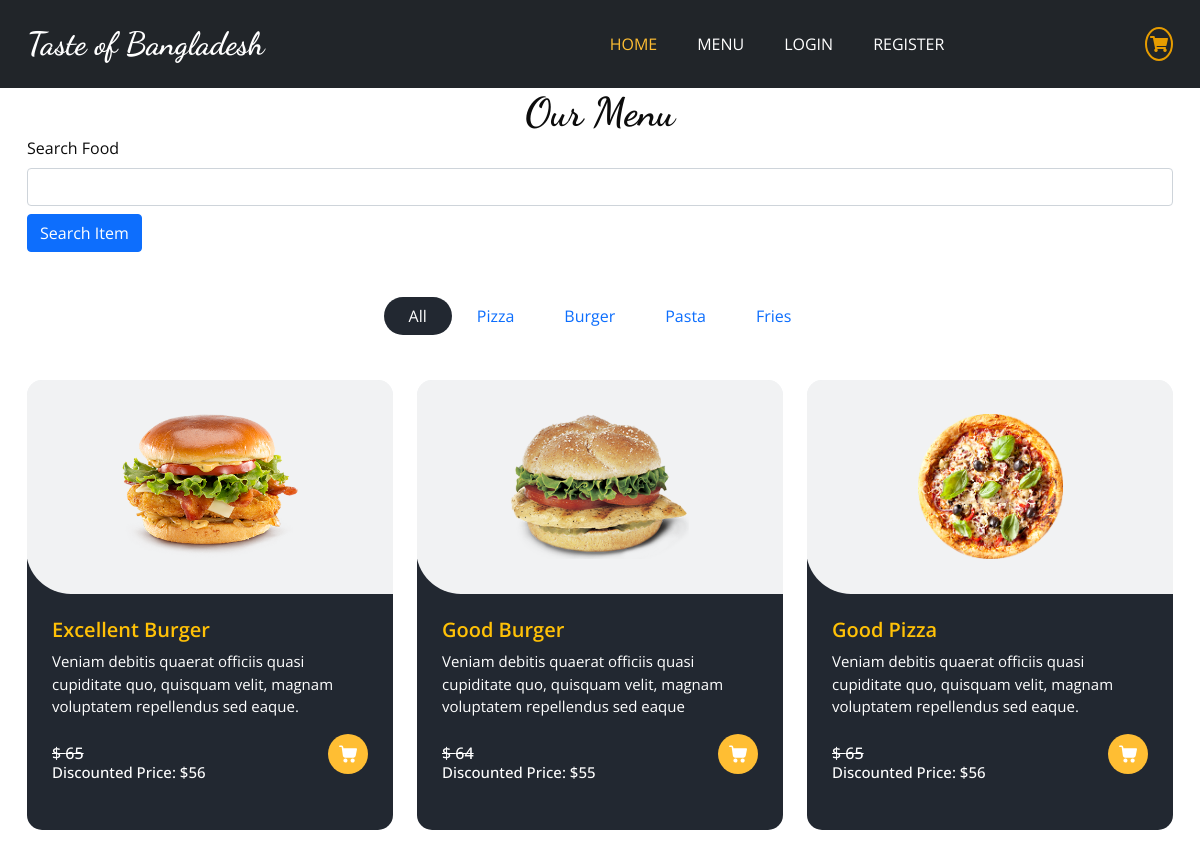
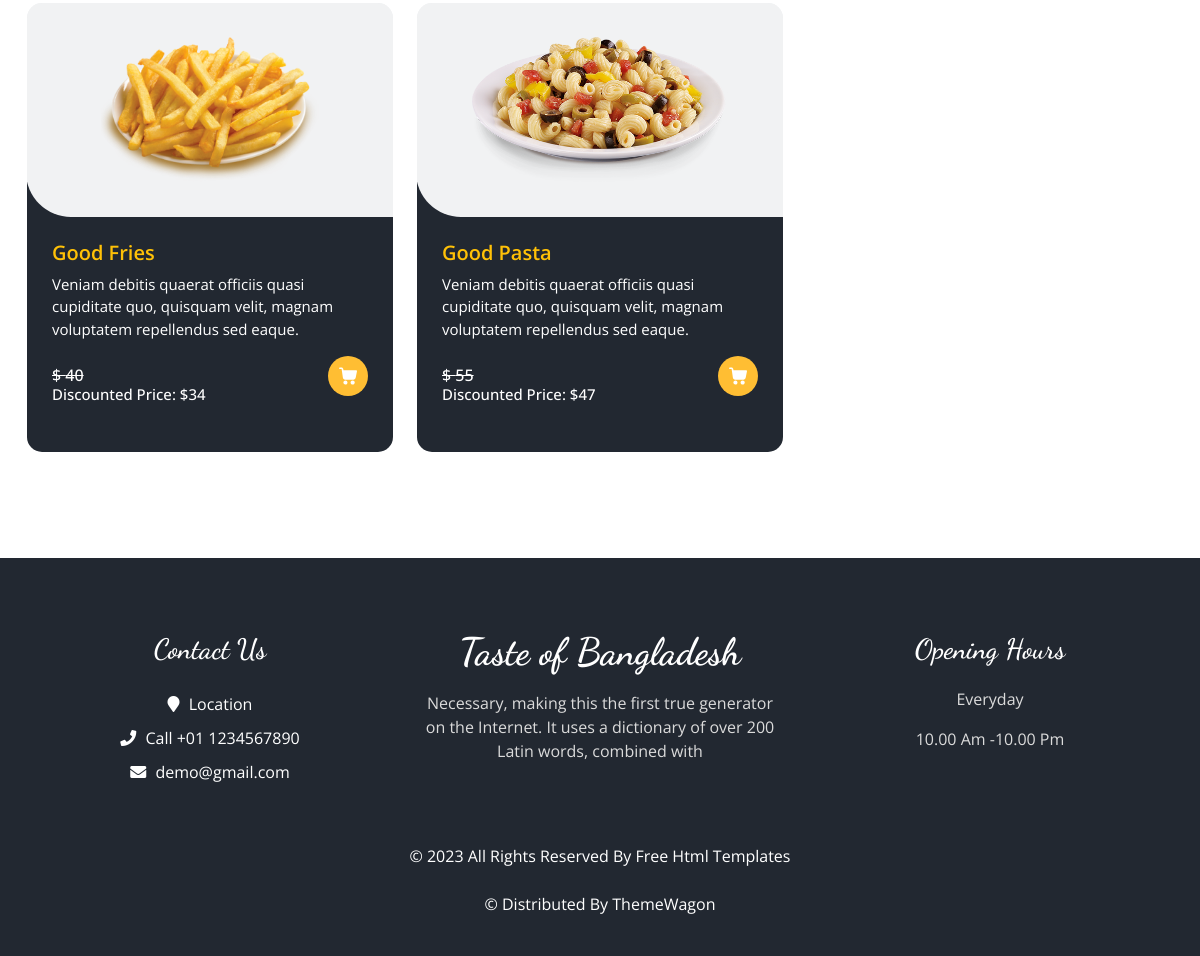
The page /store/discount/ on the database its author committed (2 pictures, top to bottom).
### category/models.py (models this page shows, shortened)
class Category(models.Model):
    category_name = models.CharField(max_length=50, unique=True)
    slug = models.SlugField(max_length=100, unique = True)
    description = models.TextField(max_length = 255, blank=True)
    food_image = models.ImageField(upload_to = 'photos/categories', blank=True)

### store/models.py (models this page shows, shortened)
class Product(models.Model):
    product_name = models.CharField(max_length = 100, unique=True)
    slug = models.SlugField(max_length=200, unique = True)
    description = models.TextField(max_length=500, blank=True)
    price = models.IntegerField()
    image = models.ImageField(upload_to='photos/food')
    stock = models.IntegerField()
    is_available = models.BooleanField(default = True)
    is_discount = models.BooleanField(default = False)
    category = models.ForeignKey(Category, on_delete=models.CASCADE)
    created_date = models.DateTimeField(auto_now_add=True)
    modified_date = models.DateTimeField(auto_now=True)

### store/views.py (the view, shortened to what this page needs)
# urls.py: path('', discount_store, name = 'discount_store'),
def discount_store(request, category_slug=None):
    searchItem = request.GET.get('searchItem')
    if category_slug:
        category = get_object_or_404(Category, slug = category_slug)
        products = Product.objects.filter(is_available=True, category=category, is_discount=True)  # Category wise products
    else:
        products = Product.objects.filter(is_available = True, is_discount=True)  # All products
    categories = Category.objects.all()
    context = {'foods': products, 'categories': categories}
    return render(request, 'store/discount_store.html', context)

### food_app/templates_tags/custom_filters.py (called while the page is built)
@register.filter
def apply_discount(price, discount_percentage):
    return math.ceil(price - (price * discount_percentage / 100))

### store/templates/store/discount_store.html (shortened to what this page needs)
{% extends 'base.html' %}
{% load custom_filters %}
{% load static %}
{% block body %}
  <section class="food_section layout_padding-bottom">
    <div class="container">
      <div class="heading_container heading_center">
        <h2>
          Our Menu
        </h2>
      </div>
      <form method="GET">
        <div class="mb-3">
            <label for="exampleInputEmail1" class="form-label">Search Food</label>
            <input type="text" class="form-control" name="searchItem">
            <button type="submit" class="btn btn-primary mt-2">Search Item</button>
    </form>
    <ul class="filters_menu">
      <a href="{% url 'discount_store' %}"><li class="active" data-filter="*">All</li></a>
      {% for i in categories %}
        <a href="{% url 'discount_products_by_category' category_slug=i.slug %}"><li data-filter=".{{i.slug}}">{{i.category_name}}</li></a>
      {% endfor %}
    </ul>
    <div class="filters-content">
        <div class="row grid">
	{% for item in foods %}
          <div class="col-sm-6 col-lg-4 all pizza">
            <div class="box">
              <div>
                <div class="img-box">
                  <img src="{{item.image.url}}" alt="">
                </div>
                <div class="detail-box">
                  <h5>
                    <a href="{% url 'discount_product_detail' item.category.slug  item.slug %}" class="text-warning  ">{{item.product_name}}</a>
                  </h5>
                  <p>
                    {{item.description}}
                  </p>
                  <div class="options">
                    <h6>
                      <s>$ {{item.price}} </s> <br>
                      <p>Discounted Price: ${{ item.price|apply_discount:15 }}</p>
                    </h6>
                    <a href="{% url 'discount_product_detail' item.category.slug  item.slug %}">
                    </a>
                  </div>
                </div>
              </div>
            </div>
          </div>
          {% endfor %}
        </div>
      </div>
    </div>
  </section>
{% endblock %}

### static/css/style.css (style rules this page uses)
body { font-family: "Open Sans", sans-serif; color: #0c0c0c; background-color: #ffffff; overflow-x: hidden; }
.layout_padding-bottom { padding-bottom: 90px; }
h1, h2 { font-family: 'Dancing Script', cursive; }
.heading_container { display: -webkit-box; display: -ms-flexbox; display: flex; -webkit-box-orient: vertical; -webkit-box-direction: normal; -ms-flex-direction: column; flex-direction: column; -webkit-box-align: start; -ms-flex-align: start; align-items: flex-start; }
.heading_container h2 { position: relative; margin-bottom: 0; font-size: 2.5rem; font-weight: bold; }
.heading_container.heading_center { -webkit-box-align: center; -ms-flex-align: center; align-items: center; text-align: center; }
a, a:hover, a:focus { text-decoration: none; }
.btn, .btn:focus { outline: none !important; -webkit-box-shadow: none; box-shadow: none; }
.food_section .filters_menu { padding: 0; display: -webkit-box; display: -ms-flexbox; display: flex; -ms-flex-wrap: wrap; flex-wrap: wrap; -webkit-box-pack: center; -ms-flex-pack: center; justify-content: center; list-style-type: none; margin: 45px 0 20px 0; }
.food_section .filters_menu li { padding: 7px 25px; cursor: pointer; border-radius: 25px; }
.food_section .filters_menu li.active { background-color: #222831; color: #ffffff; }
.food_section .box { position: relative; margin-top: 25px; background-color: #ffffff; border-radius: 10px; color: #ffffff; border-radius: 15px; overflow: hidden; background: linear-gradient(to bottom, #f1f2f3 25px, #222831 25px); }
.food_section .box .img-box { background: #f1f2f3; display: -webkit-box; display: -ms-flexbox; display: flex; -webkit-box-pack: center; -ms-flex-pack: center; justify-content: center; -webkit-box-align: center; -ms-flex-align: center; align-items: center; height: 215px; border-radius: 0 0 0 45px; margin: -1px; padding: 25px; }
.food_section .box .img-box img { max-width: 100%; max-height: 145px; -webkit-transition: all .2s; transition: all .2s; }
.food_section .box .detail-box { padding: 25px; }
.food_section .box .detail-box h5 { font-weight: 600; color: #e69c00; }
.food_section .box .detail-box p { font-size: 15px; }
.food_section .box .detail-box h6 { margin-top: 10px; }
.food_section .box .options { display: -webkit-box; display: -ms-flexbox; display: flex; -webkit-box-pack: justify; -ms-flex-pack: justify; justify-content: space-between; }
.food_section .box .options a { width: 40px; height: 40px; border-radius: 100%; background: #ffbe33; display: -webkit-box; display: -ms-flexbox; display: flex; -webkit-box-pack: center; -ms-flex-pack: center; justify-content: center; -webkit-box-align: center; -ms-flex-align: center; align-items: center; }
.food_section .box .options a svg { width: 18px; height: auto; fill: #ffffff; }

### static/css/responsive.css (style rules this page uses)
@media (min-width: 1200px) { .container { max-width: 1170px; } }

### rows shown on the page
Category: category_name "Pizza"
Category: category_name "Burger"
Category: category_name "Pasta"
Category: category_name "Fries"
Product: image (picture), product_name "Excellent Burger", description "Veniam debitis quaerat officiis quasi cupiditate quo, quisquam velit, magnam voluptatem repellendus sed eaque.", price "65", price|apply_discount "56"
Product: image (picture), product_name "Good Burger", description "Veniam debitis quaerat officiis quasi cupiditate quo, quisquam velit, magnam voluptatem repellendus sed eaque", price "64", price|apply_discount "55"
Product: image (picture), product_name "Good Pizza", description "Veniam debitis quaerat officiis quasi cupiditate quo, quisquam velit, magnam voluptatem repellendus sed eaque.", price "65", price|apply_discount "56"
Product: image (picture), product_name "Good Fries", description "Veniam debitis quaerat officiis quasi cupiditate quo, quisquam velit, magnam voluptatem repellendus sed eaque.", price "40", price|apply_discount "34"
Product: image (picture), product_name "Good Pasta", description "Veniam debitis quaerat officiis quasi cupiditate quo, quisquam velit, magnam voluptatem repellendus sed eaque.", price "55", price|apply_discount "47"
